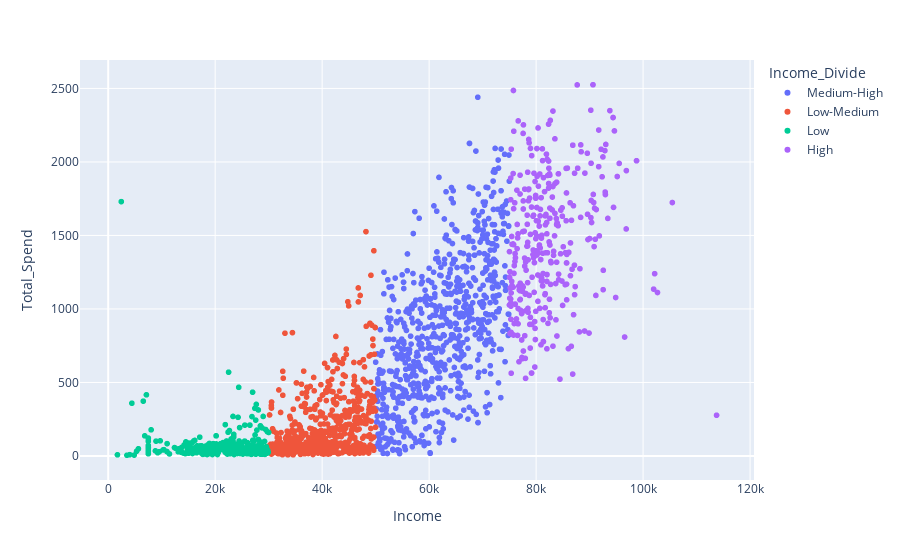

Notebook source saved alongside this figure:
### Code cell
#df = px.data.df()
fig = px.scatter(df_quantile, x="Income", y="Total_Spend", color="Income_Divide")
#, size='petal_length', hover_data=['petal_width']
fig.show()

### Figure 1 — Plotly figure (JSON) as saved in the notebook; plotly's stock layout.template omitted (floating-point values rounded to 4 significant figures; data arrays with more than 128 entries replaced by an {"elided": "..."} marker saying what was removed)
{"data": [{"hovertemplate": "Income_Divide=Medium-High<br>Income=%{x}<br>Total_Spend=%{y}<extra></extra>", "legendgroup": "Medium-High", "marker": {"color": "#636efa", "symbol": "circle"}, "mode": "markers", "name": "Medium-High", "showlegend": true, "type": "scattergl", "x": {"elided": "797 int values"}, "xaxis": "x", "y": {"elided": "797 int values"}, "yaxis": "y"}, {"hovertemplate": "Income_Divide=Low-Medium<br>Income=%{x}<br>Total_Spend=%{y}<extra></extra>", "legendgroup": "Low-Medium", "marker": {"color": "#EF553B", "symbol": "circle"}, "mode": "markers", "name": "Low-Medium", "showlegend": true, "type": "scattergl", "x": {"elided": "690 int values"}, "xaxis": "x", "y": {"elided": "690 int values"}, "yaxis": "y"}, {"hovertemplate": "Income_Divide=Low<br>Income=%{x}<br>Total_Spend=%{y}<extra></extra>", "legendgroup": "Low", "marker": {"color": "#00cc96", "symbol": "circle"}, "mode": "markers", "name": "Low", "showlegend": true, "type": "scattergl", "x": {"elided": "370 int values"}, "xaxis": "x", "y": {"elided": "370 int values"}, "yaxis": "y"}, {"hovertemplate": "Income_Divide=High<br>Income=%{x}<br>Total_Spend=%{y}<extra></extra>", "legendgroup": "High", "marker": {"color": "#ab63fa", "symbol": "circle"}, "mode": "markers", "name": "High", "showlegend": true, "type": "scattergl", "x": {"elided": "351 int values"}, "xaxis": "x", "y": {"elided": "351 int values"}, "yaxis": "y"}], "layout": {"legend": {"title": {"text": "Income_Divide"}, "tracegroupgap": 0}, "margin": {"t": 60}, "xaxis": {"anchor": "y", "domain": [0, 1], "title": {"text": "Income"}}, "yaxis": {"anchor": "x", "domain": [0, 1], "title": {"text": "Total_Spend"}}}}
